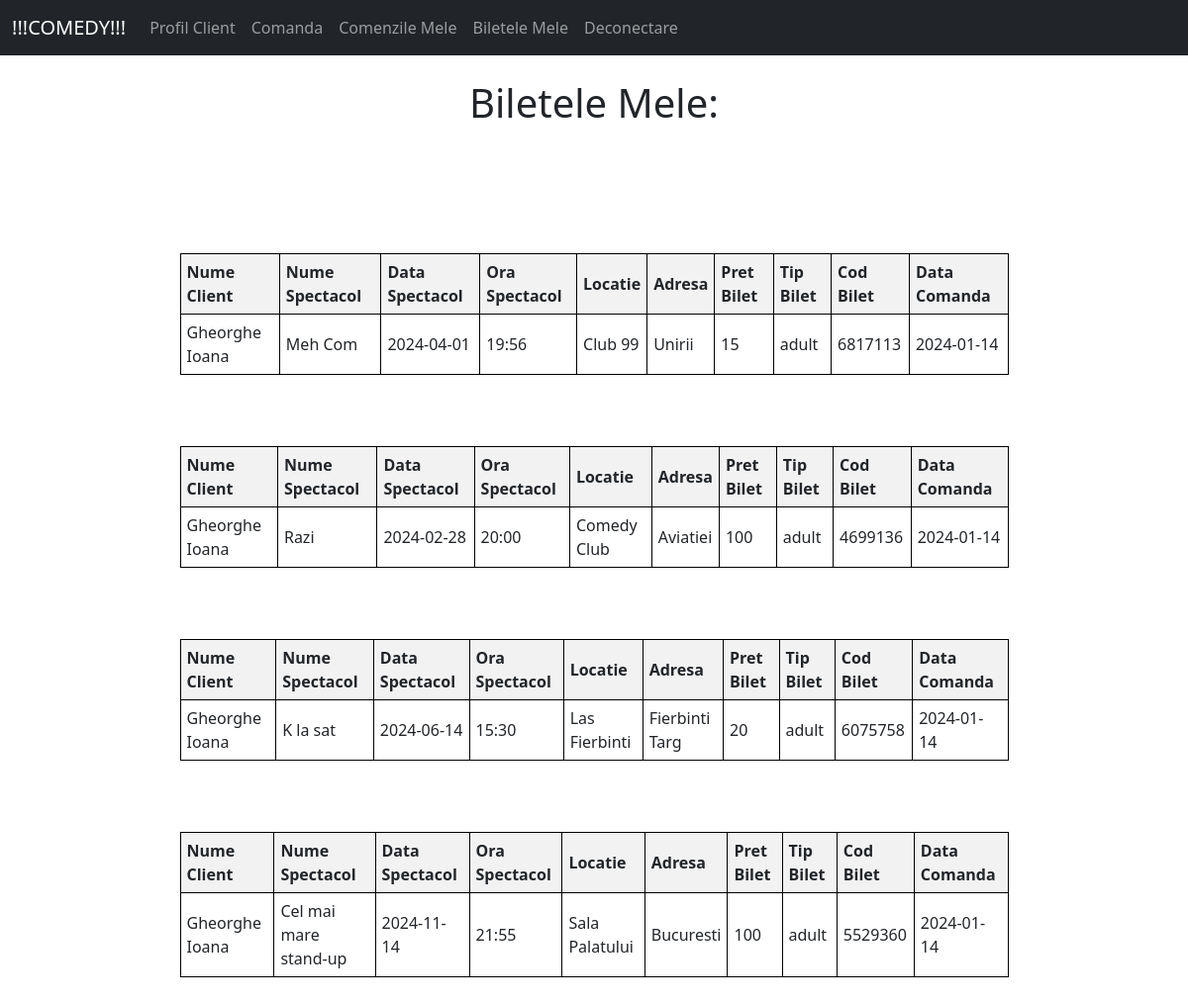
/biletele_mele (signed in), run on the app's committed database.
### tables this page shows
CREATE TABLE Bilete(
            ID_bilete INTEGER PRIMARY KEY,
            ID_spectacol INTEGER,      
            cod_bilet INTEGER,
            tip_bilet VARCHAR(12),
            ID_comanda INTEGER,
            FOREIGN KEY (ID_spectacol) REFERENCES Spectacol(ID_spectacol) ON DELETE CASCADE,
            FOREIGN KEY (ID_comanda) REFERENCES Comanda(ID_comanda) ON DELETE CASCADE
);

CREATE TABLE Client(
            ID_client INTEGER PRIMARY KEY AUTOINCREMENT,
            nume VARCHAR(40),
            adresa VARCHAR(200),
            telefon VARCHAR(15),
            mail VARCHAR(50),
            parola VARCHAR(50),
            card VARCHAR(50)
          );

CREATE TABLE Spectacol(
            ID_spectacol INTEGER PRIMARY KEY AUTOINCREMENT,
            nume_spectacol VARCHAR(70),
            data DATE,
            ora TIME,
            descriere_spectacol VARCHAR(70),
            ID_locatie INTEGER,
            bilete_max INTEGER,
            pret_bilet INTEGER,
            FOREIGN KEY (ID_locatie) REFERENCES Locatie(ID_locatie) ON DELETE CASCADE
        );

CREATE TABLE Locatie(
            ID_locatie INTEGER PRIMARY KEY AUTOINCREMENT,
            nume_locatie VARCHAR(70),
            adresa VARCHAR(100),
            capacitate INTEGER,
            detalii VARCHAR(150)
         );

CREATE TABLE Comanda(
          ID_comanda INTEGER PRIMARY KEY,
            ID_client INTEGER,
            metoda_platii VARCHAR(10),
            
            total REAL,
            data_comanda Date,
            FOREIGN KEY (ID_client) REFERENCES Client(ID_client) ON DELETE CASCADE
          );

### app.py (the view)
@app.route('/biletele_mele', methods=['GET', 'POST'])
def biletele_mele():
    if (session["logat"] != 1):
        return redirect('/')
    conn = sqlite3.connect('database.db')
    cursor = conn.cursor()
    cursor.execute("""SELECT cl.nume, s.nume_spectacol, s.data, s.ora,
                    l.nume_locatie, l.adresa, s.pret_bilet,b.tip_bilet,b.cod_bilet,c.data_comanda
FROM Client cl INNER JOIN Comanda c ON cl.ID_client = c.ID_client
INNER JOIN Bilete b ON b.ID_comanda = c.ID_comanda
INNER JOIN Spectacol s ON s.ID_spectacol = b.ID_spectacol
INNER JOIN Locatie l ON l.ID_locatie = s.ID_locatie
WHERE cl.ID_client = '{}'""".format(session["detalii_cont_curent"][0]))
    bilete=cursor.fetchall()
    return render_template("biletele_mele.html",bilete=bilete)

### templates/biletele_mele.html (shortened to what this page needs)
{% extends 'base_client.html' %}
{% block content %}
<center>
    <div class= "container">
<h1>Biletele Mele:</h1>
    </div>
    <br>
    <br>
</center>
<br><br><br>
<center>
{% for bilet in bilete %}
<table>
    <thead>
        <tr>
            <th>Nume Client</th>
            <th>Nume Spectacol</th>
            <th>Data Spectacol</th>
            <th>Ora Spectacol</th>
            <th>Locatie</th>
            <th>Adresa</th>
            <th>Pret Bilet</th>
            <th>Tip Bilet</th>
            <th>Cod Bilet</th>
            <th>Data Comanda</th>
        </tr>
    </thead>
    <tbody>
        <tr>
              <td>{{ bilet[0] }}</td>
              <td>{{ bilet[1] }}</td>
              <td>{{ bilet[2] }}</td>
              <td>{{ bilet[3] }}</td>
              <td>{{ bilet[4] }}</td>
              <td>{{ bilet[5] }}</td>
              <td>{{ bilet[6] }}</td>
              <td>{{ bilet[7] }}</td>
              <td>{{ bilet[8] }}</td>
              <td>{{ bilet[9] }}</td>
        </tr>
    </tbody>
</table>
<br>
    <br>
    <br>
{% endfor %}
</center>
    <br>
    <br>
    <br>
{% endblock %}

### templates/biletele_mele.html (style rules this page uses)
table { border-collapse: collapse; width: 75%; }
th, td { border: 1px solid black; padding: 6px; text-align: left; }
th { background-color: #f2f2f2; }

### data on the page
Bilete: nume "Gheorghe Ioana", nume_spectacol "Meh Com", data "2024-04-01", ora "19:56", nume_locatie "Club 99", adresa "Unirii", pret_bilet "15", tip_bilet "adult", cod_bilet "6817113", data_comanda "2024-01-14"
Bilete: nume "Gheorghe Ioana", nume_spectacol "Razi", data "2024-02-28", ora "20:00", nume_locatie "Comedy Club", adresa "Aviatiei", pret_bilet "100", tip_bilet "adult", cod_bilet "4699136", data_comanda "2024-01-14"
Bilete: nume "Gheorghe Ioana", nume_spectacol "K la sat", data "2024-06-14", ora "15:30", nume_locatie "Las Fierbinti", adresa "Fierbinti Targ", pret_bilet "20", tip_bilet "adult", cod_bilet "6075758", data_comanda "2024-01-14"
Bilete: nume "Gheorghe Ioana", nume_spectacol "Cel mai mare stand-up", data "2024-11-14", ora "21:55", nume_locatie "Sala Palatului", adresa "Bucuresti", pret_bilet "100", tip_bilet "adult", cod_bilet "5529360", data_comanda "2024-01-14"
